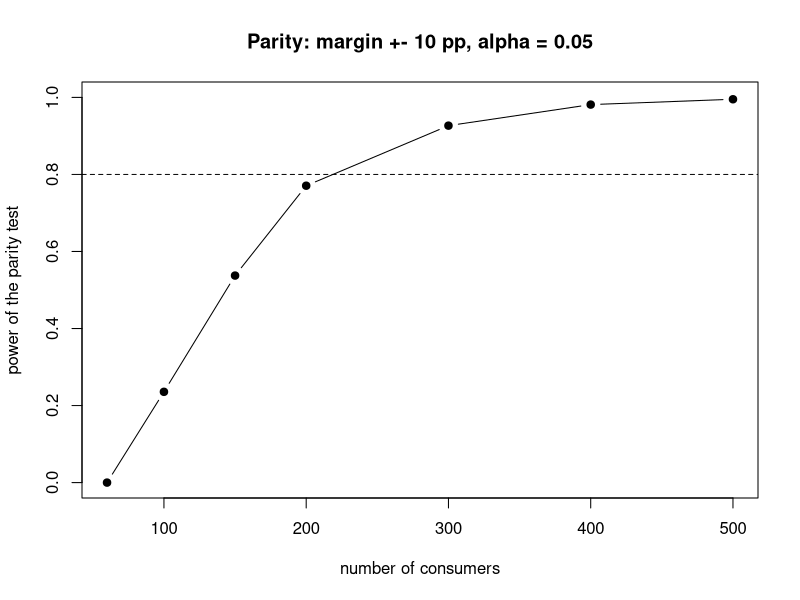

This figure's R source:
# ============================================================
# Exercise 25: Sensory claims - superiority and parity
# Theory: https://senzorika.github.io/SaIT/theory_EN/exercise25.html
# ============================================================

#---------------------------------------------------------------------------------------
# 1. Superiority: "consumers prefer A to B"
#---------------------------------------------------------------------------------------
# Paired preference test, 300 consumers: 172 preferred A, 128 preferred B
A <- 172
B <- 128
superiority <- binom.test(A, A + B, p = 0.5) # two-sided - we do not know the winner in advance
superiority

# "no preference" answers: 150 x A, 110 x B, 40 x no preference
# how to handle them must be decided BEFORE the test, not by what gives the nicer result
binom.test(150, 150 + 110, p = 0.5) # a) drop them
binom.test(150 + 40 / 2, 300, p = 0.5) # b) split them equally

#---------------------------------------------------------------------------------------
# 2. Parity: "liked as much as B"
#---------------------------------------------------------------------------------------
# A non-significant difference is NOT proof of parity. Parity is supported by an equivalence test:
# the (1 - 2*alpha) confidence interval of the share must lie entirely within a pre-set band 50 % +- margin.
parity <- function(x, n, margin = 0.10, alpha = 0.05) {
  ci <- binom.test(x, n, conf.level = 1 - 2 * alpha)$conf.int
  data.frame(
    share = x / n, lower = ci[1], upper = ci[2],
    parity = ci[1] > 0.5 - margin & ci[2] < 0.5 + margin
  )
}
parity(172, 300) # 57 % - parity is not supported
parity(154, 300) # 51 % with 300 consumers
parity(31, 60) # 52 % with 60 consumers - the same share, but the interval is too wide

# power of the parity test: probability of establishing parity when the true preference is 50 : 50
parity_power <- function(n, margin = 0.10, alpha = 0.05) {
  x <- 0:n
  sum(dbinom(x, n, 0.5)[sapply(x, function(i) parity(i, n, margin, alpha)$parity)])
}
n_values <- c(60, 100, 150, 200, 300, 400, 500)
power <- sapply(n_values, parity_power)
data.frame(n = n_values, power = round(power, 2))
plot(n_values, power,
  type = "b", pch = 19, ylim = c(0, 1),
  xlab = "number of consumers", ylab = "power of the parity test", main = "Parity: margin +- 10 pp, alpha = 0.05"
)
abline(h = 0.8, lty = 2)

#---------------------------------------------------------------------------------------
# 3. "Unsurpassed": product A is not liked less than B
#---------------------------------------------------------------------------------------
# one-sided test: H0: share of A <= 50 % - margin, H1: the share of A is higher
binom.test(154, 300, p = 0.5 - 0.10, alternative = "greater")

#---------------------------------------------------------------------------------------
# 4. Attribute claim: "intense flavour" (mean of at least 7 on a 10-point scale)
#---------------------------------------------------------------------------------------
# 12 trained assessors, mean 7.5, standard deviation 1.2
set.seed(25)
intensity <- as.numeric(7.5 + 1.2 * scale(rnorm(12)))
c(mean = mean(intensity), sd = sd(intensity))
t.test(intensity)$conf.int # 95 % confidence interval of the mean
# the claim is supported only if the lower limit of the interval is at least 7
t.test(intensity, mu = 7, alternative = "greater")

# how many assessors are needed to separate a mean of 7.5 from the limit of 7 with 80 % power?
power.t.test(delta = 0.5, sd = 1.2, sig.level = 0.05, power = 0.80, type = "one.sample", alternative = "one.sided")


# TASK1:
# =========
# In a test with 250 consumers, 140 preferred product A and 110 product B. Is the claim
# "consumers prefer A" supported? Is parity within +- 10 pp supported?

# TASK2:
# =========
# How many consumers are needed to establish parity with 80 % power for a margin of +- 10 pp,
# and how many for a stricter margin of +- 5 pp?

# TASK3:
# =========
# Check the results of parts 1 and 2 in the calculator (in Slovak): https://senzorika.github.io/SAP/kapitoly/09_claims.html#kalkulator
# Why is the statement "no significant difference was found" not enough to support the claim "tastes the same"?
